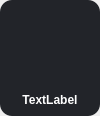
<?xml version="1.0" encoding="UTF-8"?>
<ui version="4.0">
 <class>UserinfoPageMedalItem</class>
 <widget class="QDialog" name="UserinfoPageMedalItem">
  <property name="geometry">
   <rect>
    <x>0</x>
    <y>0</y>
    <width>100</width>
    <height>116</height>
   </rect>
  </property>
  <property name="minimumSize">
   <size>
    <width>100</width>
    <height>116</height>
   </size>
  </property>
  <property name="windowTitle">
   <string>Dialog</string>
  </property>
  <widget class="QWidget" name="widget" native="true">
   <property name="geometry">
    <rect>
     <x>0</x>
     <y>0</y>
     <width>100</width>
     <height>116</height>
    </rect>
   </property>
   <property name="styleSheet">
    <string notr="true">background: #222429;
border-radius: 12px;</string>
   </property>
   <widget class="QLabel" name="image">
    <property name="geometry">
     <rect>
      <x>12</x>
      <y>8</y>
      <width>76</width>
      <height>76</height>
     </rect>
    </property>
    <property name="text">
     <string/>
    </property>
    <property name="scaledContents">
     <bool>true</bool>
    </property>
   </widget>
   <widget class="QLabel" name="name">
    <property name="geometry">
     <rect>
      <x>8</x>
      <y>91</y>
      <width>84</width>
      <height>17</height>
     </rect>
    </property>
    <property name="styleSheet">
     <string notr="true">font-family: &quot;微软雅黑&quot;;
font-weight: 500;
font-size: 12px;
color: #FFFFFF;
line-height: 17px;</string>
    </property>
    <property name="text">
     <string>TextLabel</string>
    </property>
    <property name="alignment">
     <set>Qt::AlignCenter</set>
    </property>
   </widget>
  </widget>
 </widget>
 <resources/>
 <connections/>
</ui>
